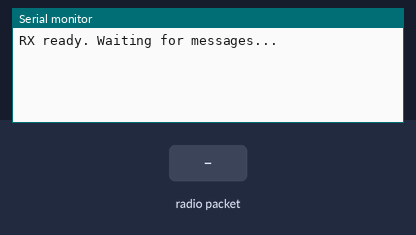
Simulated run of this sketch. Board: Arduino Uno, built with avr-gcc and run on an emulated ATmega328P. Shown: the last lines printed to the serial monitor. The inputs (shaded band) are chosen by the test bench. No radio packets arrive unless stated.

Above: at 1.2 s.
1.3 s: radio packet "1" arrives
At 2.0 s:
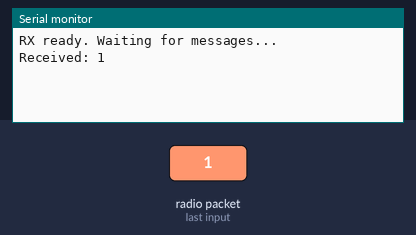
2.8 s: radio packet "0" arrives
At 3.2 s:
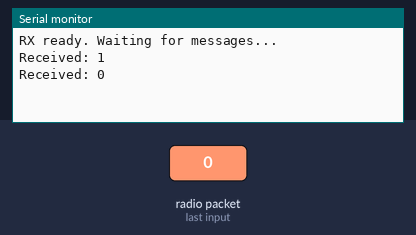
4.3 s: radio packet "2" arrives
At 5.5 s:
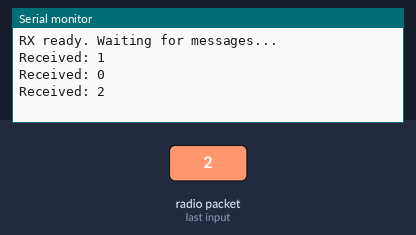

The sketch:

firmware_receiver.ino
```cpp
#include <SPI.h>
#include <RF24.h>

RF24 radio(9, 10); // CE, CSN

const byte address[6] = "00001"; // Must match TX

void setup() {
  Serial.begin(9600);

  radio.begin();

  radio.setPALevel(RF24_PA_LOW);

  radio.setChannel(108);

  radio.openReadingPipe(0, address);

  radio.startListening(); // RX mode

  Serial.println("RX ready. Waiting for messages...");
}

void loop() {
  if (radio.available()) {
    char buffer[32] = ""; // buffer for received message

    radio.read(&buffer, sizeof(buffer));

    Serial.print("Received: ");

    Serial.println(buffer);
  }
}
```

Measured:
- after the input at 1.3 s, the serial monitor: prints a new line at once (image 1)
- after the input at 2.8 s, the serial monitor: prints a new line at once (image 2)
- after the input at 4.3 s, the serial monitor: prints a new line at once (image 3)
